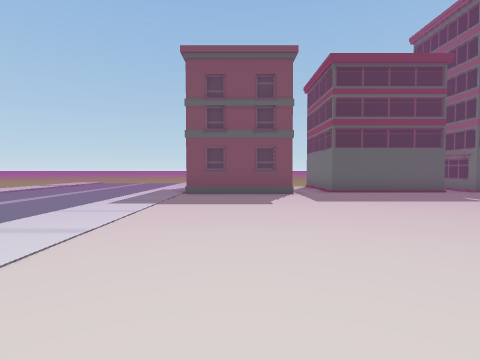
View 1 (above)

24 first-person views from a walk through a scene from a Unity 3-D project. The camera is 1.5 m above the floor, tilts 2° down and sees 80° across. The floor is counted in squares, 2 m on a side. Each view is taken from the middle of a square. On the plan, view 1 faces up. The plan holds only what a view shows up to about 10 squares ahead; the rest is blank. The place goes on beyond the plan. The player character is not drawn. Some animated figures are not drawn.

View 2
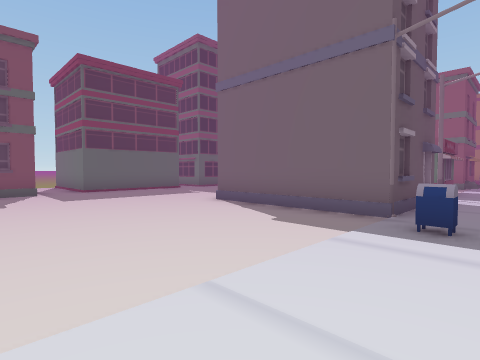

View 3
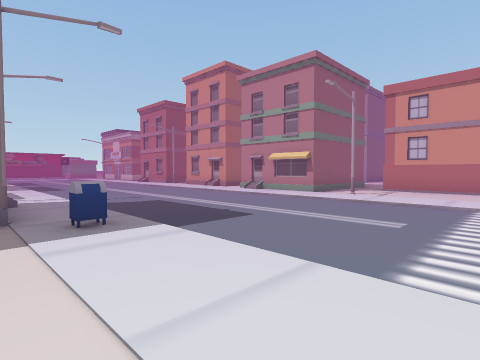

View 4
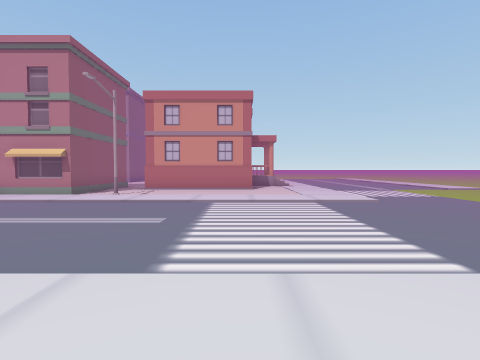

View 5
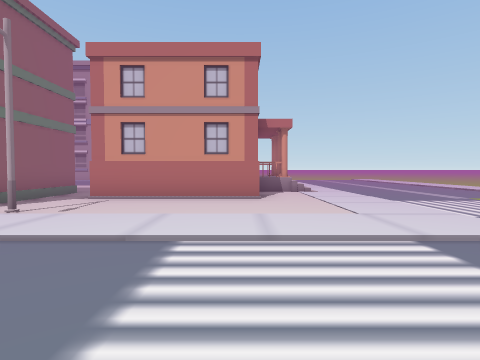

View 6
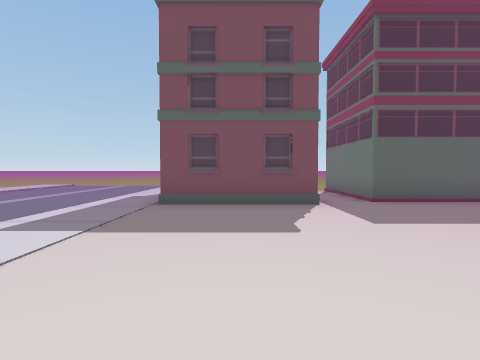

View 7
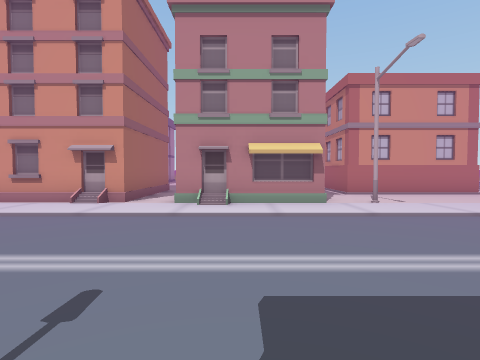

View 8
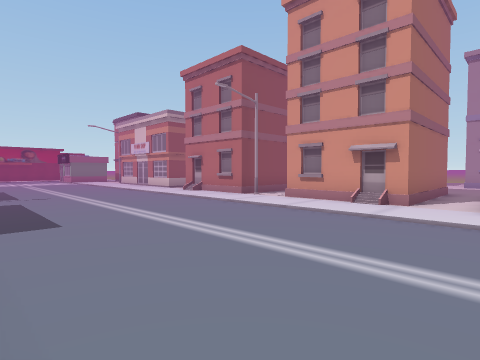

View 9
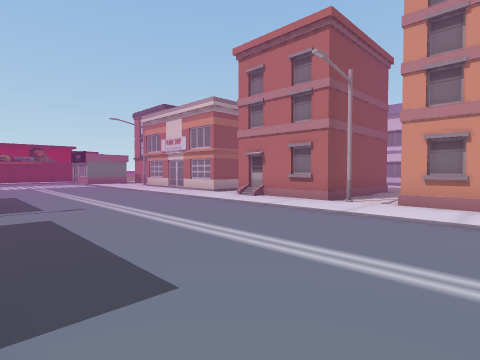

View 10
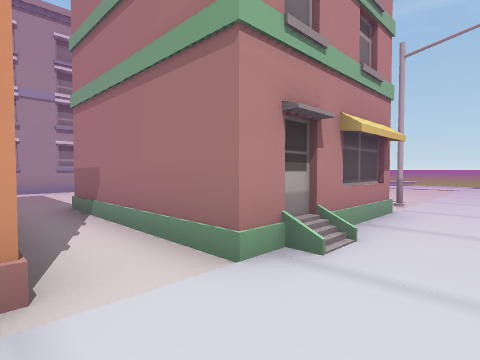

View 11
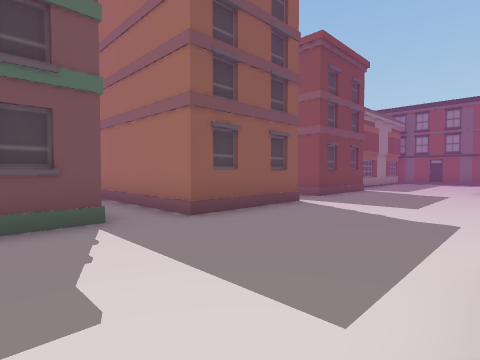

View 12
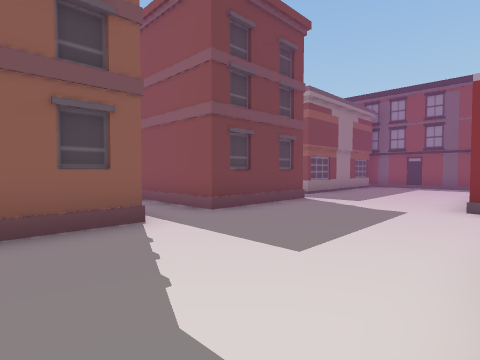

View 13
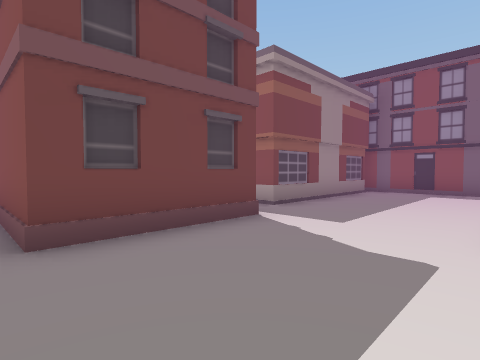

View 14
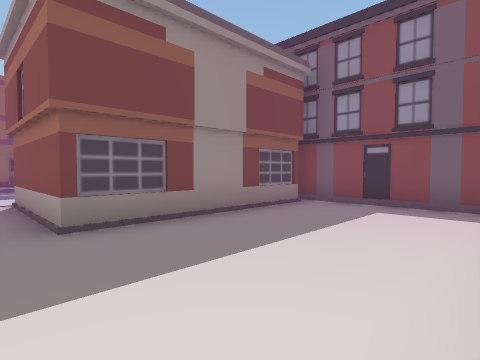

View 15
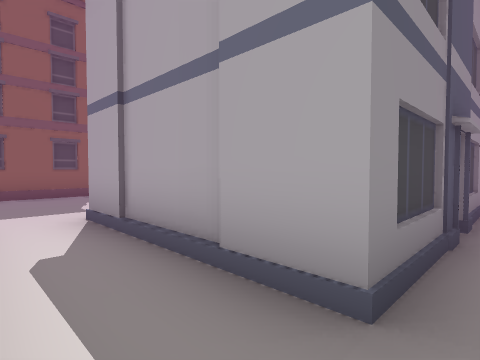

View 16
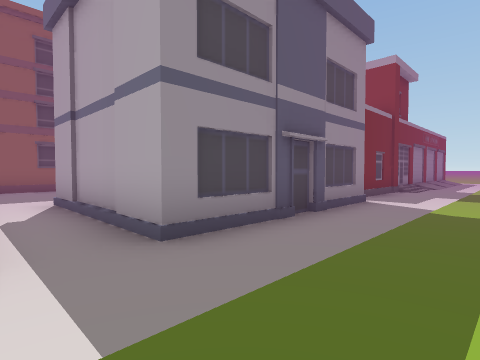

View 17
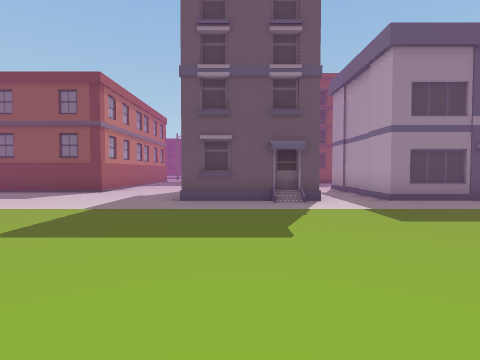

View 18
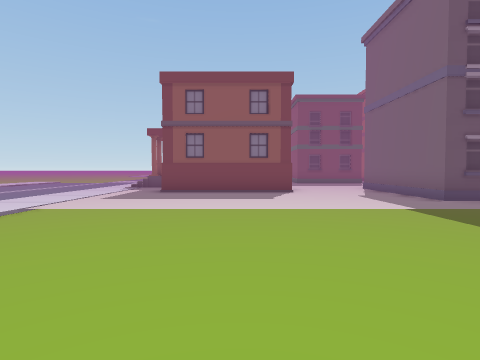

View 19
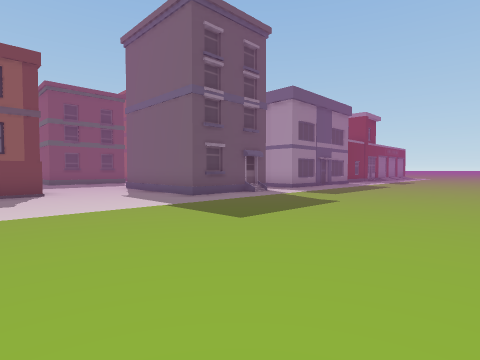

View 20
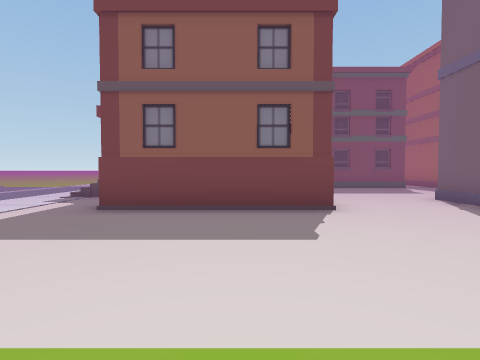

View 21
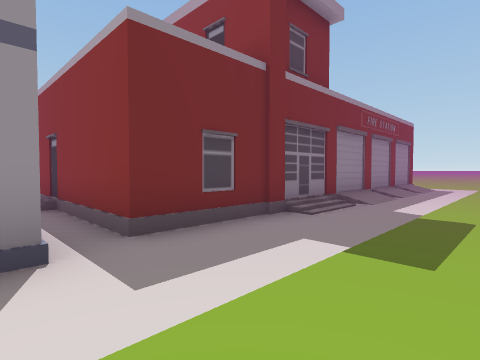

View 22
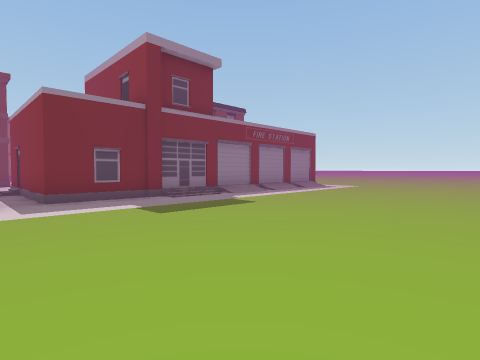

View 23
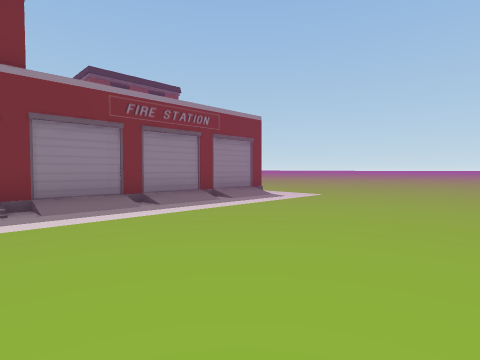

View 24
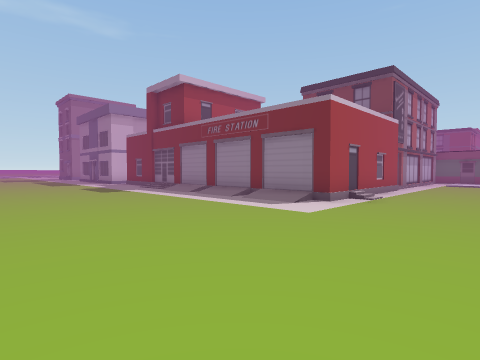

### Floor plan
Key: @ floor where view 1 was taken; # wall or solid block; . main floor; : floor 0.25 m higher than the main floor; / step, stairs or slope; B building; S streetlight; M mailbox.
Columns run from 2 left of view 1 to 33 right of it. Each row starts with its distance up from view 1.
 13      #   BB
 12      #
 11     :#
 10     :######
  9 :###:::::::
  8 ::::::::::
  7 :::::::::
  6 :::::::::
  5 ::::::::BB
  4 :::::::#
  3 :::::::#
  2 :::::::##
  1  ::::::S###S#B#
  0  :@:::M::/:::::
 -1 ///////////////////
 -2 ..........................
 -3 ..........................
 -4 .........................
 -5 ........................
 -6 ///////////////////////
 -7 ::::::::::/:::::::::::
 -8 ::::::S#B##:##B#SB## B
 -9 :::::::#  #:#   :##  #
-10 ::####:#  #:#   :#  :#
-11 ::    :#  #:#   :#  :######
-12 /:     :B:::####:::::::::::
-13         :::::::::::::::::::
-14        ::::::::::::::::::::    ..
-15  B     :::::::::::::::::::   B:..
-16 /:    :::::B:::::::           #..
-17 ::    :::#  ::#               #..
-18 ::####:::#  ::#               #..
-19 :::::::::#  ::#               #..
-20 :::::::::###::####B:###########..
-21 :::::::::::/:::::::::::::::::::...
-22 /.................................
-23 /..................................
-24  ...............  ..................
-25   ............... ..................
-26    .............. ................
-27     .......       ......

Positions as (right, up) in squares from view 1, and headings:
1: (0, 0), facing up
2: (0, -1), facing up-right
3: (0, 1), facing down-right
4: (0, 1), facing down
5: (0, -3), facing down
6: (0, 3), facing up
7: (7, -1), facing down
8: (8, -1), facing down-right
9: (11, -1), facing down-right
10: (10, -6), facing down-left
11: (7, -16), facing up-right
12: (11, -16), facing up-right
13: (14, -15), facing up-right
14: (18, -15), facing up-right
15: (10, -21), facing up-right
16: (10, -23), facing up-right
17: (8, -27), facing up
18: (2, -27), facing up
19: (2, -27), facing up-right
20: (2, -23), facing up
21: (16, -23), facing up-right
22: (16, -27), facing up-right
23: (21, -26), facing up-right
24: (31, -26), facing up-left
